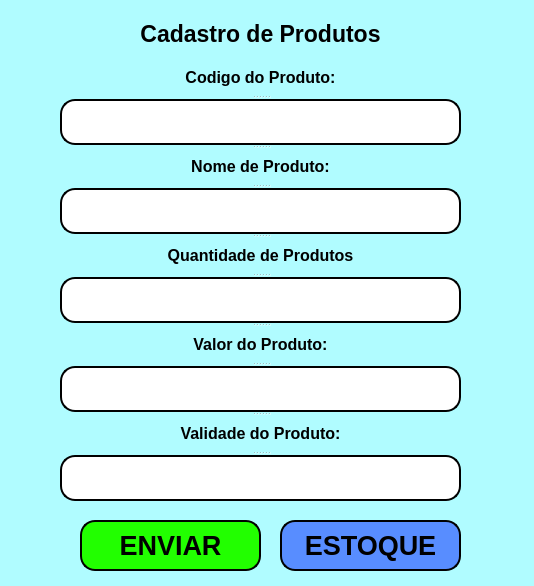
<?xml version="1.0" encoding="UTF-8"?>
<ui version="4.0">
 <class>MainWindow</class>
 <widget class="QMainWindow" name="MainWindow">
  <property name="geometry">
   <rect>
    <x>0</x>
    <y>0</y>
    <width>534</width>
    <height>586</height>
   </rect>
  </property>
  <property name="minimumSize">
   <size>
    <width>534</width>
    <height>0</height>
   </size>
  </property>
  <property name="maximumSize">
   <size>
    <width>534</width>
    <height>586</height>
   </size>
  </property>
  <property name="windowTitle">
   <string>MainWindow</string>
  </property>
  <property name="styleSheet">
   <string notr="true">background-color: rgb(176, 252, 255);</string>
  </property>
  <widget class="QWidget" name="centralwidget">
   <property name="maximumSize">
    <size>
     <width>534</width>
     <height>586</height>
    </size>
   </property>
   <widget class="QPushButton" name="pushButton">
    <property name="geometry">
     <rect>
      <x>80</x>
      <y>520</y>
      <width>181</width>
      <height>51</height>
     </rect>
    </property>
    <property name="font">
     <font>
      <pointsize>20</pointsize>
      <weight>75</weight>
      <bold>true</bold>
     </font>
    </property>
    <property name="styleSheet">
     <string notr="true">border-radius: 15px;
border-width:2px;
border-style:outset;
border-color:black;
background-color: rgb(34, 255, 0);</string>
    </property>
    <property name="text">
     <string>ENVIAR</string>
    </property>
   </widget>
   <widget class="QLabel" name="label">
    <property name="geometry">
     <rect>
      <x>130</x>
      <y>20</y>
      <width>261</width>
      <height>28</height>
     </rect>
    </property>
    <property name="font">
     <font>
      <pointsize>17</pointsize>
      <weight>50</weight>
      <bold>false</bold>
     </font>
    </property>
    <property name="toolTip">
     <string>&lt;html&gt;&lt;head/&gt;&lt;body&gt;&lt;p align=&quot;center&quot;&gt;&lt;br/&gt;&lt;/p&gt;&lt;/body&gt;&lt;/html&gt;</string>
    </property>
    <property name="whatsThis">
     <string>&lt;html&gt;&lt;head/&gt;&lt;body&gt;&lt;p align=&quot;center&quot;&gt;&lt;span style=&quot; font-weight:600;&quot;&gt;&lt;br/&gt;&lt;/span&gt;&lt;/p&gt;&lt;/body&gt;&lt;/html&gt;</string>
    </property>
    <property name="styleSheet">
     <string notr="true">background-color: rgb(176, 252, 255);</string>
    </property>
    <property name="text">
     <string>&lt;html&gt;&lt;head/&gt;&lt;body&gt;&lt;p align=&quot;center&quot;&gt;&lt;span style=&quot; font-weight:600;&quot;&gt;Cadastro de Produtos&lt;/span&gt;&lt;/p&gt;&lt;/body&gt;&lt;/html&gt;</string>
    </property>
   </widget>
   <widget class="QPushButton" name="pushButton_2">
    <property name="geometry">
     <rect>
      <x>280</x>
      <y>520</y>
      <width>181</width>
      <height>51</height>
     </rect>
    </property>
    <property name="font">
     <font>
      <pointsize>20</pointsize>
      <weight>75</weight>
      <bold>true</bold>
     </font>
    </property>
    <property name="styleSheet">
     <string notr="true">border-radius: 15px;
border-width:2px;
border-style:outset;
border-color:black;
background-color: rgb(88, 141, 255);</string>
    </property>
    <property name="text">
     <string>ESTOQUE</string>
    </property>
   </widget>
   <widget class="QSplitter" name="splitter">
    <property name="geometry">
     <rect>
      <x>60</x>
      <y>60</y>
      <width>401</width>
      <height>441</height>
     </rect>
    </property>
    <property name="orientation">
     <enum>Qt::Vertical</enum>
    </property>
    <widget class="QLabel" name="label_5">
     <property name="font">
      <font>
       <pointsize>12</pointsize>
       <weight>75</weight>
       <bold>true</bold>
      </font>
     </property>
     <property name="whatsThis">
      <string>&lt;html&gt;&lt;head/&gt;&lt;body&gt;&lt;p align=&quot;center&quot;&gt;Nome de produto:&lt;/p&gt;&lt;/body&gt;&lt;/html&gt;</string>
     </property>
     <property name="styleSheet">
      <string notr="true">background-color: rgb(176, 252, 255);</string>
     </property>
     <property name="text">
      <string>&lt;html&gt;&lt;head/&gt;&lt;body&gt;&lt;p align=&quot;center&quot;&gt;Codigo do Produto:&lt;/p&gt;&lt;/body&gt;&lt;/html&gt;</string>
     </property>
    </widget>
    <widget class="QLineEdit" name="lineEdit_5">
     <property name="font">
      <font>
       <pointsize>12</pointsize>
      </font>
     </property>
     <property name="whatsThis">
      <string>&lt;html&gt;&lt;head/&gt;&lt;body&gt;&lt;p align=&quot;center&quot;&gt;&lt;br/&gt;&lt;/p&gt;&lt;/body&gt;&lt;/html&gt;</string>
     </property>
     <property name="styleSheet">
      <string notr="true">border-radius: 15px;
border-style: outset;
border-width:2px;
background-color: rgb(255, 255, 255);</string>
     </property>
    </widget>
    <widget class="QLabel" name="label_2">
     <property name="font">
      <font>
       <pointsize>12</pointsize>
       <weight>75</weight>
       <bold>true</bold>
      </font>
     </property>
     <property name="whatsThis">
      <string>&lt;html&gt;&lt;head/&gt;&lt;body&gt;&lt;p align=&quot;center&quot;&gt;Nome de produto:&lt;/p&gt;&lt;/body&gt;&lt;/html&gt;</string>
     </property>
     <property name="styleSheet">
      <string notr="true">background-color: rgb(176, 252, 255);</string>
     </property>
     <property name="text">
      <string>&lt;html&gt;&lt;head/&gt;&lt;body&gt;&lt;p align=&quot;center&quot;&gt;Nome de Produto:&lt;/p&gt;&lt;/body&gt;&lt;/html&gt;</string>
     </property>
    </widget>
    <widget class="QLineEdit" name="lineEdit">
     <property name="font">
      <font>
       <pointsize>12</pointsize>
      </font>
     </property>
     <property name="whatsThis">
      <string>&lt;html&gt;&lt;head/&gt;&lt;body&gt;&lt;p align=&quot;center&quot;&gt;&lt;br/&gt;&lt;/p&gt;&lt;/body&gt;&lt;/html&gt;</string>
     </property>
     <property name="styleSheet">
      <string notr="true">border-radius: 15px;
border-style: outset;
border-width:2px;
background-color: rgb(255, 255, 255);</string>
     </property>
    </widget>
    <widget class="QLabel" name="label_3">
     <property name="font">
      <font>
       <pointsize>12</pointsize>
       <weight>75</weight>
       <bold>true</bold>
      </font>
     </property>
     <property name="whatsThis">
      <string>&lt;html&gt;&lt;head/&gt;&lt;body&gt;&lt;p align=&quot;center&quot;&gt;Nome de produto:&lt;/p&gt;&lt;/body&gt;&lt;/html&gt;</string>
     </property>
     <property name="styleSheet">
      <string notr="true">background-color: rgb(176, 252, 255);</string>
     </property>
     <property name="text">
      <string>&lt;html&gt;&lt;head/&gt;&lt;body&gt;&lt;p align=&quot;center&quot;&gt;Quantidade de Produtos&lt;/p&gt;&lt;/body&gt;&lt;/html&gt;</string>
     </property>
    </widget>
    <widget class="QLineEdit" name="lineEdit_3">
     <property name="font">
      <font>
       <pointsize>12</pointsize>
      </font>
     </property>
     <property name="styleSheet">
      <string notr="true">border-radius: 15px;
border-style: outset;
border-width:2px;
background-color: rgb(255, 255, 255);</string>
     </property>
    </widget>
    <widget class="QLabel" name="label_4">
     <property name="font">
      <font>
       <pointsize>12</pointsize>
       <weight>75</weight>
       <bold>true</bold>
      </font>
     </property>
     <property name="whatsThis">
      <string>&lt;html&gt;&lt;head/&gt;&lt;body&gt;&lt;p align=&quot;center&quot;&gt;Nome de produto:&lt;/p&gt;&lt;/body&gt;&lt;/html&gt;</string>
     </property>
     <property name="styleSheet">
      <string notr="true">background-color: rgb(176, 252, 255);</string>
     </property>
     <property name="text">
      <string>&lt;html&gt;&lt;head/&gt;&lt;body&gt;&lt;p align=&quot;center&quot;&gt;Valor do Produto:&lt;/p&gt;&lt;/body&gt;&lt;/html&gt;</string>
     </property>
    </widget>
    <widget class="QLineEdit" name="lineEdit_2">
     <property name="font">
      <font>
       <pointsize>12</pointsize>
      </font>
     </property>
     <property name="styleSheet">
      <string notr="true">border-radius: 15px;
border-style: outset;
border-width:2px;
background-color: rgb(255, 255, 255);</string>
     </property>
    </widget>
    <widget class="QLabel" name="label_6">
     <property name="font">
      <font>
       <pointsize>12</pointsize>
       <weight>75</weight>
       <bold>true</bold>
      </font>
     </property>
     <property name="whatsThis">
      <string>&lt;html&gt;&lt;head/&gt;&lt;body&gt;&lt;p align=&quot;center&quot;&gt;Nome de produto:&lt;/p&gt;&lt;/body&gt;&lt;/html&gt;</string>
     </property>
     <property name="styleSheet">
      <string notr="true">background-color: rgb(176, 252, 255);</string>
     </property>
     <property name="text">
      <string>&lt;html&gt;&lt;head/&gt;&lt;body&gt;&lt;p align=&quot;center&quot;&gt;Validade do Produto:&lt;/p&gt;&lt;/body&gt;&lt;/html&gt;</string>
     </property>
    </widget>
    <widget class="QLineEdit" name="lineEdit_4">
     <property name="font">
      <font>
       <pointsize>12</pointsize>
      </font>
     </property>
     <property name="styleSheet">
      <string notr="true">border-radius: 15px;
border-style: outset;
border-width:2px;
background-color: rgb(255, 255, 255);</string>
     </property>
    </widget>
   </widget>
  </widget>
 </widget>
 <resources/>
 <connections/>
</ui>
